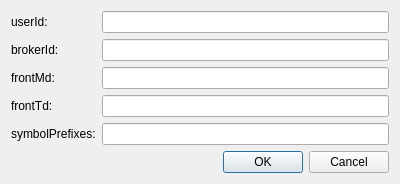
<?xml version="1.0" encoding="UTF-8"?>
<ui version="4.0">
 <class>ConfigDialog</class>
 <widget class="QDialog" name="ConfigDialog">
  <property name="geometry">
   <rect>
    <x>0</x>
    <y>0</y>
    <width>400</width>
    <height>171</height>
   </rect>
  </property>
  <property name="windowTitle">
   <string>Dialog</string>
  </property>
  <layout class="QFormLayout" name="formLayout">
   <item row="0" column="0">
    <widget class="QLabel" name="label">
     <property name="text">
      <string>userId:</string>
     </property>
    </widget>
   </item>
   <item row="0" column="1">
    <widget class="QLineEdit" name="userId"/>
   </item>
   <item row="1" column="0">
    <widget class="QLabel" name="label_2">
     <property name="text">
      <string>brokerId:</string>
     </property>
    </widget>
   </item>
   <item row="1" column="1">
    <widget class="QLineEdit" name="brokerId"/>
   </item>
   <item row="2" column="0">
    <widget class="QLabel" name="label_3">
     <property name="text">
      <string>frontMd:</string>
     </property>
    </widget>
   </item>
   <item row="2" column="1">
    <widget class="QLineEdit" name="frontMd"/>
   </item>
   <item row="3" column="0">
    <widget class="QLabel" name="label_4">
     <property name="text">
      <string>frontTd:</string>
     </property>
    </widget>
   </item>
   <item row="3" column="1">
    <widget class="QLineEdit" name="frontTd"/>
   </item>
   <item row="4" column="0">
    <widget class="QLabel" name="label_5">
     <property name="text">
      <string>symbolPrefixes:</string>
     </property>
    </widget>
   </item>
   <item row="4" column="1">
    <widget class="QLineEdit" name="symbolPrefixes"/>
   </item>
   <item row="5" column="0" colspan="2">
    <widget class="QDialogButtonBox" name="buttonBox">
     <property name="orientation">
      <enum>Qt::Horizontal</enum>
     </property>
     <property name="standardButtons">
      <set>QDialogButtonBox::Cancel|QDialogButtonBox::Ok</set>
     </property>
    </widget>
   </item>
  </layout>
 </widget>
 <resources/>
 <connections>
  <connection>
   <sender>buttonBox</sender>
   <signal>accepted()</signal>
   <receiver>ConfigDialog</receiver>
   <slot>accept()</slot>
   <hints>
    <hint type="sourcelabel">
     <x>248</x>
     <y>254</y>
    </hint>
    <hint type="destinationlabel">
     <x>157</x>
     <y>274</y>
    </hint>
   </hints>
  </connection>
  <connection>
   <sender>buttonBox</sender>
   <signal>rejected()</signal>
   <receiver>ConfigDialog</receiver>
   <slot>reject()</slot>
   <hints>
    <hint type="sourcelabel">
     <x>316</x>
     <y>260</y>
    </hint>
    <hint type="destinationlabel">
     <x>286</x>
     <y>274</y>
    </hint>
   </hints>
  </connection>
 </connections>
</ui>
